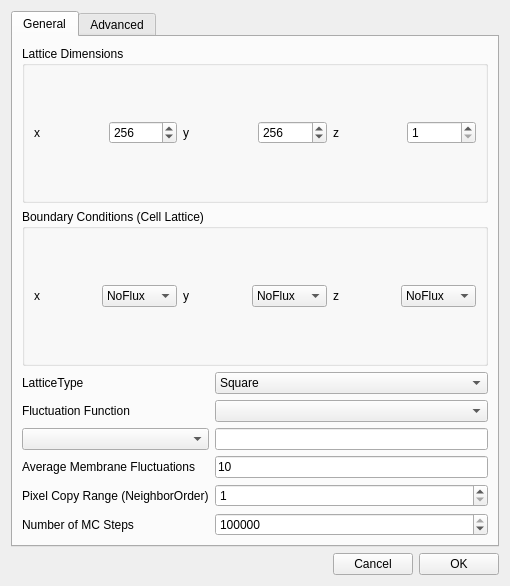
<?xml version="1.0" encoding="UTF-8"?>
<ui version="4.0">
 <class>PottsGUI</class>
 <widget class="QWidget" name="PottsGUI">
  <property name="geometry">
   <rect>
    <x>0</x>
    <y>0</y>
    <width>510</width>
    <height>586</height>
   </rect>
  </property>
  <property name="windowTitle">
   <string>Potts: Please define CPM configuration</string>
  </property>
  <layout class="QVBoxLayout" name="verticalLayout_2">
   <item>
    <layout class="QVBoxLayout" name="verticalLayout_19">
     <item>
      <widget class="QTabWidget" name="tabWidget">
       <property name="currentIndex">
        <number>0</number>
       </property>
       <widget class="QWidget" name="tab_general">
        <attribute name="title">
         <string>General</string>
        </attribute>
        <layout class="QGridLayout" name="gridLayout_2">
         <item row="1" column="0">
          <widget class="QGroupBox" name="groupBox_3">
           <property name="title">
            <string>Boundary Conditions (Cell Lattice)</string>
           </property>
           <layout class="QVBoxLayout" name="verticalLayout_9">
            <item>
             <layout class="QHBoxLayout" name="horizontalLayout_11">
              <item>
               <widget class="QLabel" name="label_13">
                <property name="text">
                 <string>x</string>
                </property>
               </widget>
              </item>
              <item>
               <widget class="QComboBox" name="xbcCB">
                <item>
                 <property name="text">
                  <string>NoFlux</string>
                 </property>
                </item>
                <item>
                 <property name="text">
                  <string>Periodic</string>
                 </property>
                </item>
               </widget>
              </item>
              <item>
               <widget class="QLabel" name="label_14">
                <property name="text">
                 <string>y</string>
                </property>
               </widget>
              </item>
              <item>
               <widget class="QComboBox" name="ybcCB">
                <item>
                 <property name="text">
                  <string>NoFlux</string>
                 </property>
                </item>
                <item>
                 <property name="text">
                  <string>Periodic</string>
                 </property>
                </item>
               </widget>
              </item>
              <item>
               <widget class="QLabel" name="label_15">
                <property name="text">
                 <string>z</string>
                </property>
               </widget>
              </item>
              <item>
               <widget class="QComboBox" name="zbcCB">
                <item>
                 <property name="text">
                  <string>NoFlux</string>
                 </property>
                </item>
                <item>
                 <property name="text">
                  <string>Periodic</string>
                 </property>
                </item>
               </widget>
              </item>
             </layout>
            </item>
           </layout>
          </widget>
         </item>
         <item row="0" column="0">
          <widget class="QGroupBox" name="groupBox_7">
           <property name="title">
            <string>Lattice Dimensions</string>
           </property>
           <layout class="QHBoxLayout" name="horizontalLayout_25">
            <item>
             <layout class="QHBoxLayout" name="horizontalLayout_24">
              <item>
               <widget class="QLabel" name="label_28">
                <property name="text">
                 <string>x</string>
                </property>
               </widget>
              </item>
              <item>
               <widget class="QSpinBox" name="xDimSB">
                <property name="minimum">
                 <number>1</number>
                </property>
                <property name="maximum">
                 <number>10000000</number>
                </property>
                <property name="value">
                 <number>256</number>
                </property>
               </widget>
              </item>
              <item>
               <widget class="QLabel" name="label_29">
                <property name="text">
                 <string>y</string>
                </property>
               </widget>
              </item>
              <item>
               <widget class="QSpinBox" name="yDimSB">
                <property name="minimum">
                 <number>1</number>
                </property>
                <property name="maximum">
                 <number>10000000</number>
                </property>
                <property name="value">
                 <number>256</number>
                </property>
               </widget>
              </item>
              <item>
               <widget class="QLabel" name="label_30">
                <property name="text">
                 <string>z</string>
                </property>
               </widget>
              </item>
              <item>
               <widget class="QSpinBox" name="zDimSB">
                <property name="minimum">
                 <number>1</number>
                </property>
                <property name="maximum">
                 <number>10000000</number>
                </property>
               </widget>
              </item>
             </layout>
            </item>
           </layout>
          </widget>
         </item>
         <item row="2" column="0">
          <layout class="QGridLayout" name="gridLayout_6">
           <item row="2" column="0">
            <widget class="QComboBox" name="cell_TypeCB"/>
           </item>
           <item row="5" column="1">
            <widget class="QSpinBox" name="mcsSB">
             <property name="maximum">
              <number>1000000000</number>
             </property>
             <property name="value">
              <number>100000</number>
             </property>
            </widget>
           </item>
           <item row="1" column="1">
            <widget class="QComboBox" name="fluctuation_FcnCB"/>
           </item>
           <item row="3" column="0">
            <widget class="QLabel" name="label_31">
             <property name="text">
              <string>Average Membrane Fluctuations</string>
             </property>
            </widget>
           </item>
           <item row="3" column="1">
            <widget class="QLineEdit" name="membraneFluctuationsLE">
             <property name="toolTip">
              <string>Also known as so called temperature parameter in the acceptance probability expresion:  exp(-delta E/(k*T))</string>
             </property>
             <property name="text">
              <string>10</string>
             </property>
            </widget>
           </item>
           <item row="5" column="0">
            <widget class="QLabel" name="label_33">
             <property name="text">
              <string>Number of MC Steps</string>
             </property>
            </widget>
           </item>
           <item row="2" column="1">
            <widget class="QLineEdit" name="type_ParamLE"/>
           </item>
           <item row="0" column="1">
            <widget class="QComboBox" name="latticeTypeCB">
             <item>
              <property name="text">
               <string>Square</string>
              </property>
             </item>
             <item>
              <property name="text">
               <string>Hexagonal</string>
              </property>
             </item>
            </widget>
           </item>
           <item row="0" column="0">
            <widget class="QLabel" name="label_44">
             <property name="text">
              <string>LatticeType</string>
             </property>
            </widget>
           </item>
           <item row="4" column="1">
            <widget class="QSpinBox" name="neighborOrderSB">
             <property name="minimum">
              <number>1</number>
             </property>
             <property name="maximum">
              <number>10</number>
             </property>
             <property name="value">
              <number>1</number>
             </property>
            </widget>
           </item>
           <item row="4" column="0">
            <widget class="QLabel" name="label_32">
             <property name="text">
              <string>Pixel Copy Range (NeighborOrder)</string>
             </property>
            </widget>
           </item>
           <item row="1" column="0">
            <widget class="QLabel" name="label">
             <property name="text">
              <string>Fluctuation Function</string>
             </property>
            </widget>
           </item>
          </layout>
         </item>
        </layout>
       </widget>
       <widget class="QWidget" name="tab_advanced">
        <attribute name="title">
         <string>Advanced</string>
        </attribute>
        <layout class="QGridLayout" name="gridLayout_3">
         <item row="0" column="0">
          <layout class="QVBoxLayout" name="verticalLayout">
           <item>
            <widget class="QGroupBox" name="groupBox">
             <property name="title">
              <string>Boltzmann Acceptance</string>
             </property>
             <layout class="QGridLayout" name="gridLayout_4">
              <item row="0" column="0">
               <layout class="QHBoxLayout" name="horizontalLayout">
                <item>
                 <widget class="QLabel" name="label_3">
                  <property name="text">
                   <string>Offset</string>
                  </property>
                 </widget>
                </item>
                <item>
                 <widget class="QLineEdit" name="offset_LE">
                  <property name="placeholderText">
                   <string>0.</string>
                  </property>
                  <property name="clearButtonEnabled">
                   <bool>false</bool>
                  </property>
                 </widget>
                </item>
                <item>
                 <widget class="QLabel" name="label_2">
                  <property name="text">
                   <string>Coefficient</string>
                  </property>
                 </widget>
                </item>
                <item>
                 <widget class="QLineEdit" name="coefficient_LE">
                  <property name="placeholderText">
                   <string>1.</string>
                  </property>
                 </widget>
                </item>
               </layout>
              </item>
             </layout>
            </widget>
           </item>
           <item>
            <widget class="QGroupBox" name="groupBox_2">
             <property name="title">
              <string>Simulation</string>
             </property>
             <layout class="QGridLayout" name="gridLayout_7">
              <item row="0" column="0">
               <layout class="QFormLayout" name="formLayout">
                <item row="0" column="0">
                 <widget class="QLabel" name="label_4">
                  <property name="text">
                   <string>Anneal Steps</string>
                  </property>
                 </widget>
                </item>
                <item row="0" column="1">
                 <widget class="QSpinBox" name="anneal_SB">
                  <property name="maximum">
                   <number>99999999</number>
                  </property>
                 </widget>
                </item>
                <item row="1" column="0">
                 <widget class="QLabel" name="label_5">
                  <property name="text">
                   <string>Flips per Site</string>
                  </property>
                 </widget>
                </item>
                <item row="2" column="0">
                 <widget class="QCheckBox" name="debug_CB">
                  <property name="text">
                   <string>Debug Output Frequency</string>
                  </property>
                 </widget>
                </item>
                <item row="2" column="1">
                 <widget class="QSpinBox" name="debug_SB">
                  <property name="minimum">
                   <number>1</number>
                  </property>
                  <property name="maximum">
                   <number>99999999</number>
                  </property>
                 </widget>
                </item>
                <item row="3" column="0">
                 <widget class="QCheckBox" name="random_seed_CB">
                  <property name="text">
                   <string>Random Seed</string>
                  </property>
                 </widget>
                </item>
                <item row="3" column="1">
                 <widget class="QSpinBox" name="random_seed_SB">
                  <property name="minimum">
                   <number>0</number>
                  </property>
                  <property name="maximum">
                   <number>99999999</number>
                  </property>
                  <property name="value">
                   <number>0</number>
                  </property>
                 </widget>
                </item>
                <item row="1" column="1">
                 <widget class="QLineEdit" name="flip_to_dim_LE">
                  <property name="placeholderText">
                   <string>1.0</string>
                  </property>
                 </widget>
                </item>
               </layout>
              </item>
             </layout>
            </widget>
           </item>
           <item>
            <widget class="QGroupBox" name="groupBox_4">
             <property name="title">
              <string>Energy Function Calculator</string>
             </property>
             <layout class="QGridLayout" name="gridLayout_8">
              <item row="0" column="0">
               <layout class="QGridLayout" name="gridLayout_5" columnstretch="0,0,0" columnminimumwidth="0,0,0">
                <item row="1" column="0">
                 <widget class="QCheckBox" name="ef_results_CB">
                  <property name="text">
                   <string>Results</string>
                  </property>
                 </widget>
                </item>
                <item row="0" column="0">
                 <widget class="QCheckBox" name="ef_enable_CB">
                  <property name="text">
                   <string>Enable</string>
                  </property>
                 </widget>
                </item>
                <item row="1" column="1">
                 <layout class="QHBoxLayout" name="horizontalLayout_5">
                  <item>
                   <widget class="QCheckBox" name="ef_accepted_CB">
                    <property name="minimumSize">
                     <size>
                      <width>0</width>
                      <height>0</height>
                     </size>
                    </property>
                    <property name="text">
                     <string>Accepted</string>
                    </property>
                   </widget>
                  </item>
                  <item>
                   <widget class="QCheckBox" name="ef_rejected_CB">
                    <property name="minimumSize">
                     <size>
                      <width>0</width>
                      <height>0</height>
                     </size>
                    </property>
                    <property name="text">
                     <string>Rejected</string>
                    </property>
                   </widget>
                  </item>
                 </layout>
                </item>
                <item row="1" column="2">
                 <widget class="QCheckBox" name="ef_total_CB">
                  <property name="text">
                   <string>Total</string>
                  </property>
                 </widget>
                </item>
                <item row="0" column="1">
                 <widget class="QLabel" name="label_10">
                  <property name="text">
                   <string>Spin Flip Frequency</string>
                  </property>
                 </widget>
                </item>
                <item row="0" column="2">
                 <widget class="QSpinBox" name="ef_spin_freq_SB">
                  <property name="minimum">
                   <number>1</number>
                  </property>
                  <property name="maximum">
                   <number>99999999</number>
                  </property>
                 </widget>
                </item>
               </layout>
              </item>
              <item row="3" column="0">
               <layout class="QFormLayout" name="formLayout_2">
                <item row="0" column="0">
                 <widget class="QLabel" name="label_9">
                  <property name="text">
                   <string>File Name</string>
                  </property>
                 </widget>
                </item>
                <item row="0" column="1">
                 <widget class="QLineEdit" name="ef_file_name_LE">
                  <property name="text">
                   <string>statData.txt</string>
                  </property>
                 </widget>
                </item>
                <item row="1" column="0">
                 <widget class="QLabel" name="label_8">
                  <property name="text">
                   <string>Output Frequency</string>
                  </property>
                 </widget>
                </item>
                <item row="1" column="1">
                 <widget class="QSpinBox" name="ef_file_freq_SB">
                  <property name="minimum">
                   <number>1</number>
                  </property>
                  <property name="maximum">
                   <number>99999999</number>
                  </property>
                 </widget>
                </item>
               </layout>
              </item>
             </layout>
            </widget>
           </item>
          </layout>
         </item>
        </layout>
       </widget>
      </widget>
     </item>
    </layout>
   </item>
   <item>
    <layout class="QHBoxLayout" name="horizontalLayout_2">
     <item>
      <spacer name="horizontalSpacer">
       <property name="orientation">
        <enum>Qt::Horizontal</enum>
       </property>
       <property name="sizeHint" stdset="0">
        <size>
         <width>40</width>
         <height>20</height>
        </size>
       </property>
      </spacer>
     </item>
     <item>
      <widget class="QPushButton" name="cancel_PB">
       <property name="text">
        <string>Cancel</string>
       </property>
      </widget>
     </item>
     <item>
      <widget class="QPushButton" name="ok_PB">
       <property name="text">
        <string>OK</string>
       </property>
      </widget>
     </item>
    </layout>
   </item>
  </layout>
 </widget>
 <resources/>
 <connections/>
</ui>
